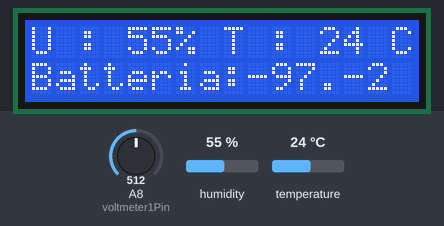
Bench run of a sketch on a simulated Arduino Mega 2560, built with avr-gcc and run on an emulated ATmega2560. Shown: 16×2 character LCD. Inputs (shaded band) come from the test bench; at power-on: humidity 55 %, A8 (voltmeter1Pin) = 512, temperature 24 °C. What the sketch prints to the serial monitor is not drawn.

Above: at 1.2 s.
1.3 s: humidity set to 22 %
At 5.6 s:
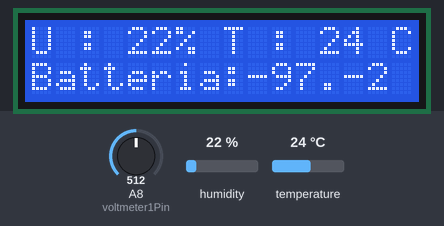
11.5 s: A8 (voltmeter1Pin) set to 716
At 15.6 s:
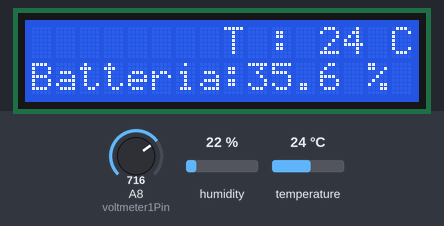
16.7 s: temperature set to 12 °C
At 22.2 s:
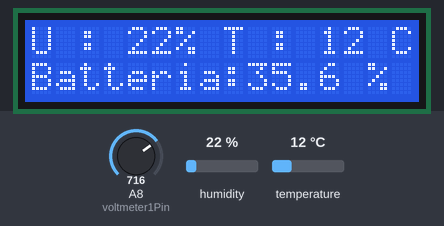
22.5 s: A8 (voltmeter1Pin) set to 900
At 27.0 s:
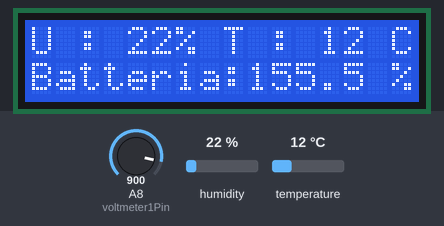
27.2 s: humidity set to 40 %
At 31.9 s:
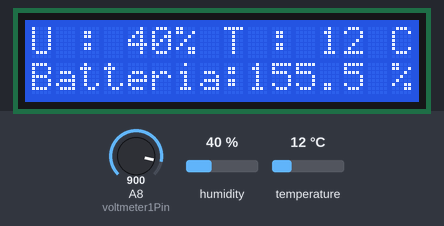
37.7 s: A8 (voltmeter1Pin) set to 1023
At 42.6 s:
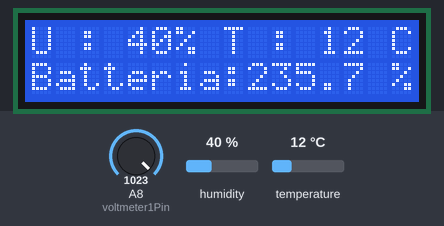
Timing chart, 0 to 44.0 s (numbered marks = the images above; inputs shaded):
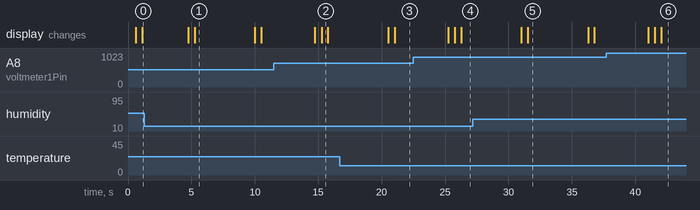

Measured:
- after the input at 1.3 s, the display: first differs from a run without the input after 4.0 s (image 1)
- after the input at 11.5 s, the display: first changes after 3.2 s (image 2 shows a later state)
- after the input at 16.7 s, the display: first changes after 3.8 s (image 3 shows a later state)
- after the input at 22.5 s, the display: changes after 2.7 s (image 4)
- after the input at 27.2 s, the display: first differs from a run without the input after 4.3 s (image 5)
- after the input at 37.7 s, the display: changes after 3.3 s (image 6)
- what the display in image 1 shows lasts 4.7 s, from 5.3 s to 10.0 s

The sketch:

SensoriMinori.ino
```cpp
#include <DHT11.h>
#include <LiquidCrystal.h>


//setup pin lcd
LiquidCrystal lcd(8, 9, 4, 5, 6, 7);

//constanti gestione millis

const long twoMinutes = 4200;
bool inizio = true;
long t0 = millis();

//  da passare alla comunicazione
char umidita[40];
char temperatura[40];
char batteria[40];


//funzione per sensore Temperatura e Umidità
DHT11 dht11(50);

//pin sensori voltimetri
const int voltmeter1Pin = A8;

//funzioni gestione Temperatura
int measureTemperature() {
  return dht11.readTemperature();
}
String printTemperature() {
  char buffer[40];
  int tempValCalc =(int) measureTemperature();
  sprintf(buffer, "        T : %d C", tempValCalc);
  sprintf(temperatura, "Temperatura:%d", tempValCalc);
  return buffer;
}

//funzioni gestione Umidità
int measureHumidity() {
  return dht11.readHumidity();
}
String printHumidity() {
  char buffer[40];
  int umid=measureHumidity();
  sprintf(buffer, "U : %d%%", umid);
  sprintf(umidita, "Umidita:%d", umid);
  return buffer;
}


//funzioni monitoraggio stato della batteria
float measureVoltmeters() {
  // Misura tensione da voltmeter1Pin

  float letturaValore= analogRead(voltmeter1Pin);
  //vecchio versione lettura/1023=x/28
  //nuova vers lettura/1023=x/28
  return (letturaValore*28/1023) +5.7;


}

String printVoltmeters() {
  char buffer[40];
  float voltage1=measureVoltmeters();

  // calcolo in percentuale solo per valori intorno al valore nominale
  float test = voltage1;
  float voltCarico=28;
  float voltScarico=23.8;
  float delta= voltCarico-voltScarico;
  voltage1 = ((voltage1-voltScarico)*100)/delta;

//  String stato;//stato 3 fasi batteria
//   if (voltage1>90) stato=verde;
//   else if(voltage1>40) stato=giallo;
//  if(voltage1<0) voltage1=0;

  sprintf(buffer, "Batteria:%d.%d %%     ", (int)voltage1, ((int)(voltage1*10) % 10));
  sprintf(batteria, "Batteria:%d misura:%d.%d", (int)voltage1,(int)test, ((int)(test*1000) % 1000));
  return buffer;
}


void setup() {


  Serial.begin(9600);       // Inizializza la comunicazione seriale a 9600 bps
  lcd.begin(16, 2);         // Inizializza il display LCD
  lcd.setCursor(0,0);

}

void lcdManagement(char set) {
  //lcd.clear();

  switch (set) {
    case 'E':
    lcd.setCursor(0, 0);
    lcd.print("EMERGENZA       ");
    lcd.setCursor(0, 1);
    lcd.print("EMERGENZA       ");
    break;
  case 'T':
    lcd.setCursor(0, 0);
    lcd.print(printTemperature());
    break;
  case 'H':
    lcd.setCursor(0, 0);
    lcd.print(printHumidity());
    break;
  case 'V':
    lcd.setCursor(0, 1);
    lcd.print(printVoltmeters());
    break;

  default:
    lcd.print("FATAL ERROR");

  }
}

void loop() {

 if( Serial.read() == "EMERGENZA"){
    lcdManagement('E');
  }

  if(millis() - t0 >  twoMinutes) {
    //aggiorna e stampa LCD
    lcdManagement('V');
    lcdManagement('T');
    lcdManagement('H');
    // manda in seriale
    Serial.println(temperatura);
    Serial.println(umidita);
    Serial.println(batteria);

    t0 = millis();
    }

  if(inizio){
    inizio= false;
    lcdManagement('V');
    lcdManagement('T');
    lcdManagement('H');

    Serial.println(temperatura);
    Serial.println(umidita);
    Serial.println(batteria);

  }

}
```
